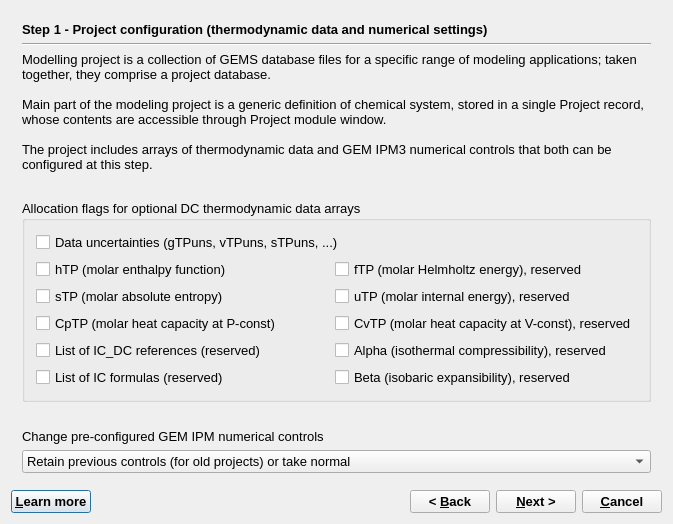
<?xml version="1.0" encoding="UTF-8"?>
<ui version="4.0">
 <class>ProjectWizardData</class>
 <widget class="QDialog" name="ProjectWizardData">
  <property name="windowModality">
   <enum>Qt::WindowModal</enum>
  </property>
  <property name="geometry">
   <rect>
    <x>0</x>
    <y>0</y>
    <width>673</width>
    <height>524</height>
   </rect>
  </property>
  <property name="font">
   <font>
    <pointsize>10</pointsize>
   </font>
  </property>
  <property name="windowTitle">
   <string>GEM-Selektor Project</string>
  </property>
  <layout class="QVBoxLayout" name="verticalLayout_4">
   <item>
    <widget class="QStackedWidget" name="stackedWidget">
     <property name="mouseTracking">
      <bool>false</bool>
     </property>
     <property name="acceptDrops">
      <bool>false</bool>
     </property>
     <property name="autoFillBackground">
      <bool>false</bool>
     </property>
     <property name="frameShape">
      <enum>QFrame::NoFrame</enum>
     </property>
     <property name="frameShadow">
      <enum>QFrame::Plain</enum>
     </property>
     <property name="currentIndex">
      <number>0</number>
     </property>
     <widget class="QWidget" name="page">
      <layout class="QVBoxLayout" name="verticalLayout">
       <item>
        <widget class="QLabel" name="pageName">
         <property name="sizePolicy">
          <sizepolicy hsizetype="Preferred" vsizetype="Fixed">
           <horstretch>0</horstretch>
           <verstretch>0</verstretch>
          </sizepolicy>
         </property>
         <property name="font">
          <font>
           <weight>75</weight>
           <bold>true</bold>
          </font>
         </property>
         <property name="text">
          <string>Step 1 - Project configuration (thermodynamic data and numerical settings)</string>
         </property>
        </widget>
       </item>
       <item>
        <widget class="Line" name="line">
         <property name="orientation">
          <enum>Qt::Horizontal</enum>
         </property>
        </widget>
       </item>
       <item>
        <widget class="QLabel" name="textLabel12">
         <property name="text">
          <string>Modelling project is a collection of GEMS database files for a specific range of modeling applications; taken together, they comprise a project database.

Main part of the modeling project is a generic definition of chemical system, stored in a single Project record, whose contents are accessible through Project module window.

The project includes arrays of thermodynamic data and GEM IPM3 numerical controls that both can be configured at this step.</string>
         </property>
         <property name="alignment">
          <set>Qt::AlignVCenter</set>
         </property>
         <property name="wordWrap">
          <bool>true</bool>
         </property>
        </widget>
       </item>
       <item>
        <spacer name="verticalSpacer">
         <property name="orientation">
          <enum>Qt::Vertical</enum>
         </property>
         <property name="sizeHint" stdset="0">
          <size>
           <width>20</width>
           <height>0</height>
          </size>
         </property>
        </spacer>
       </item>
       <item>
        <widget class="QGroupBox" name="groupBox">
         <property name="title">
          <string>Allocation flags for optional DC thermodynamic data arrays</string>
         </property>
         <layout class="QGridLayout" name="gridLayout">
          <item row="0" column="0" colspan="2">
           <widget class="QCheckBox" name="pTPptv_un">
            <property name="text">
             <string>Data uncertainties (gTPuns, vTPuns, sTPuns, ...)</string>
            </property>
           </widget>
          </item>
          <item row="1" column="0">
           <widget class="QCheckBox" name="pTPptv_2">
            <property name="text">
             <string>hTP (molar enthalpy function)</string>
            </property>
           </widget>
          </item>
          <item row="1" column="1">
           <widget class="QCheckBox" name="pTPptv_10">
            <property name="text">
             <string>fTP (molar Helmholtz energy), reserved</string>
            </property>
           </widget>
          </item>
          <item row="2" column="0">
           <widget class="QCheckBox" name="pTPptv_4">
            <property name="text">
             <string>sTP (molar absolute entropy)</string>
            </property>
           </widget>
          </item>
          <item row="2" column="1">
           <widget class="QCheckBox" name="pTPptv_11">
            <property name="text">
             <string>uTP (molar internal energy), reserved</string>
            </property>
           </widget>
          </item>
          <item row="3" column="0">
           <widget class="QCheckBox" name="pTPptv_6">
            <property name="text">
             <string>CpTP (molar heat capacity at P-const)</string>
            </property>
           </widget>
          </item>
          <item row="3" column="1">
           <widget class="QCheckBox" name="pTPptv_12">
            <property name="text">
             <string>CvTP (molar heat capacity at V-const), reserved</string>
            </property>
           </widget>
          </item>
          <item row="4" column="0">
           <widget class="QCheckBox" name="pMSpmv4">
            <property name="text">
             <string>List of IC_DC references (reserved)</string>
            </property>
           </widget>
          </item>
          <item row="4" column="1">
           <widget class="QCheckBox" name="pTPptv_13">
            <property name="text">
             <string>Alpha (isothermal compressibility), reserved</string>
            </property>
           </widget>
          </item>
          <item row="5" column="0">
           <widget class="QCheckBox" name="pMSpmv6">
            <property name="text">
             <string>List of IC formulas (reserved)</string>
            </property>
           </widget>
          </item>
          <item row="5" column="1">
           <widget class="QCheckBox" name="pTPptv_14">
            <property name="text">
             <string>Beta (isobaric expansibility), reserved</string>
            </property>
           </widget>
          </item>
         </layout>
        </widget>
       </item>
       <item>
        <spacer name="verticalSpacer_2">
         <property name="orientation">
          <enum>Qt::Vertical</enum>
         </property>
         <property name="sizeHint" stdset="0">
          <size>
           <width>20</width>
           <height>1</height>
          </size>
         </property>
        </spacer>
       </item>
       <item>
        <widget class="QLabel" name="label_2">
         <property name="text">
          <string>Change pre-configured GEM IPM numerical controls</string>
         </property>
        </widget>
       </item>
       <item>
        <widget class="QComboBox" name="pTaskType">
         <item>
          <property name="text">
           <string>Retain previous controls (for old projects) or take normal</string>
          </property>
         </item>
         <item>
          <property name="text">
           <string>Restore normal (standard) variant for fast convergence</string>
          </property>
         </item>
         <item>
          <property name="text">
           <string>Variant for aquatic systems with moderate non-ideality</string>
          </property>
         </item>
         <item>
          <property name="text">
           <string>Variant for aquatic systems with SCMs in sorption phases</string>
          </property>
         </item>
         <item>
          <property name="text">
           <string>Variant for fluid-rock systems with highly non-ideal phases</string>
          </property>
         </item>
         <item>
          <property name="text">
           <string>Variant of strict settings for highest accuracy (may be slow)</string>
          </property>
         </item>
         <item>
          <property name="text">
           <string>Variant of strict settings for reactive mass transport (with SCM)</string>
          </property>
         </item>
        </widget>
       </item>
      </layout>
     </widget>
     <widget class="QWidget" name="page_2">
      <layout class="QVBoxLayout" name="verticalLayout_3">
       <item>
        <widget class="QLabel" name="label">
         <property name="sizePolicy">
          <sizepolicy hsizetype="Preferred" vsizetype="Fixed">
           <horstretch>0</horstretch>
           <verstretch>0</verstretch>
          </sizepolicy>
         </property>
         <property name="font">
          <font>
           <weight>75</weight>
           <bold>true</bold>
          </font>
         </property>
         <property name="text">
          <string>Step 2 - Project configuration (units of measurement)</string>
         </property>
        </widget>
       </item>
       <item>
        <widget class="Line" name="line_2">
         <property name="orientation">
          <enum>Qt::Horizontal</enum>
         </property>
        </widget>
       </item>
       <item>
        <widget class="QGroupBox" name="groupBox_3">
         <property name="sizePolicy">
          <sizepolicy hsizetype="Minimum" vsizetype="Minimum">
           <horstretch>0</horstretch>
           <verstretch>0</verstretch>
          </sizepolicy>
         </property>
         <property name="title">
          <string>Units if measurement (no need to change in this version of GEM-Selektor) </string>
         </property>
         <layout class="QGridLayout" name="_2">
          <item row="0" column="0">
           <widget class="QComboBox" name="pPunE">
            <property name="enabled">
             <bool>false</bool>
            </property>
            <property name="sizePolicy">
             <sizepolicy hsizetype="Fixed" vsizetype="Fixed">
              <horstretch>0</horstretch>
              <verstretch>0</verstretch>
             </sizepolicy>
            </property>
            <property name="minimumSize">
             <size>
              <width>180</width>
              <height>0</height>
             </size>
            </property>
            <item>
             <property name="text">
              <string>j     J/mol(/K) </string>
             </property>
            </item>
            <item>
             <property name="text">
              <string>c    cal/mol(/K)</string>
             </property>
            </item>
            <item>
             <property name="text">
              <string>J     kJ/mol(/K)</string>
             </property>
            </item>
            <item>
             <property name="text">
              <string>C    kcal/mol(/K)</string>
             </property>
            </item>
            <item>
             <property name="text">
              <string>N   Normalized</string>
             </property>
            </item>
           </widget>
          </item>
          <item row="0" column="1">
           <widget class="QLabel" name="textLabel1_2_3">
            <property name="text">
             <string>Energy  (default: j, Joules)</string>
            </property>
            <property name="wordWrap">
             <bool>false</bool>
            </property>
            <property name="buddy">
             <cstring>pPunE</cstring>
            </property>
           </widget>
          </item>
          <item row="1" column="0">
           <widget class="QComboBox" name="pPunV">
            <property name="enabled">
             <bool>false</bool>
            </property>
            <property name="sizePolicy">
             <sizepolicy hsizetype="Fixed" vsizetype="Fixed">
              <horstretch>0</horstretch>
              <verstretch>0</verstretch>
             </sizepolicy>
            </property>
            <property name="minimumSize">
             <size>
              <width>180</width>
              <height>0</height>
             </size>
            </property>
            <item>
             <property name="text">
              <string>j    J/bar  = 0.1 cm3/mol</string>
             </property>
            </item>
            <item>
             <property name="text">
              <string>a   cal/bar</string>
             </property>
            </item>
            <item>
             <property name="text">
              <string>m   cm3/mol</string>
             </property>
            </item>
           </widget>
          </item>
          <item row="1" column="1">
           <widget class="QLabel" name="textLabel1_2_3_2">
            <property name="text">
             <string>Volume  (default:  j, Joules per bar)</string>
            </property>
            <property name="wordWrap">
             <bool>false</bool>
            </property>
            <property name="buddy">
             <cstring>pPunV</cstring>
            </property>
           </widget>
          </item>
          <item row="2" column="0">
           <widget class="QComboBox" name="pPunP">
            <property name="enabled">
             <bool>false</bool>
            </property>
            <property name="sizePolicy">
             <sizepolicy hsizetype="Fixed" vsizetype="Fixed">
              <horstretch>0</horstretch>
              <verstretch>0</verstretch>
             </sizepolicy>
            </property>
            <property name="minimumSize">
             <size>
              <width>180</width>
              <height>0</height>
             </size>
            </property>
            <item>
             <property name="text">
              <string>b    bar  = 10^5 Pa</string>
             </property>
            </item>
            <item>
             <property name="text">
              <string>B    kbar (kilobar)</string>
             </property>
            </item>
            <item>
             <property name="text">
              <string>p    Pa  (Pascal)</string>
             </property>
            </item>
            <item>
             <property name="text">
              <string>P    MPa  = 10^6 Pa  </string>
             </property>
            </item>
            <item>
             <property name="text">
              <string>A    atm (=1.013 bar)</string>
             </property>
            </item>
           </widget>
          </item>
          <item row="2" column="1">
           <widget class="QLabel" name="textLabel1_2_3_2_3">
            <property name="text">
             <string>Pressure  (default: b, bars)</string>
            </property>
            <property name="wordWrap">
             <bool>false</bool>
            </property>
            <property name="buddy">
             <cstring>pPunP</cstring>
            </property>
           </widget>
          </item>
          <item row="3" column="0">
           <widget class="QComboBox" name="pPunT">
            <property name="enabled">
             <bool>false</bool>
            </property>
            <property name="minimumSize">
             <size>
              <width>180</width>
              <height>0</height>
             </size>
            </property>
            <item>
             <property name="text">
              <string>C   Celsius  </string>
             </property>
            </item>
            <item>
             <property name="text">
              <string>K   Kelvin</string>
             </property>
            </item>
            <item>
             <property name="text">
              <string>F   Fahrenheit</string>
             </property>
            </item>
           </widget>
          </item>
          <item row="3" column="1">
           <widget class="QLabel" name="textLabel1_2_3_2_2">
            <property name="frameShape">
             <enum>QFrame::NoFrame</enum>
            </property>
            <property name="frameShadow">
             <enum>QFrame::Plain</enum>
            </property>
            <property name="text">
             <string>Temperature  (default: C, centigrade)</string>
            </property>
            <property name="wordWrap">
             <bool>false</bool>
            </property>
            <property name="buddy">
             <cstring>pPunT</cstring>
            </property>
           </widget>
          </item>
         </layout>
        </widget>
       </item>
       <item>
        <widget class="QGroupBox" name="groupBox_2">
         <property name="title">
          <string>After you click &quot;Finish&quot;:</string>
         </property>
         <layout class="QVBoxLayout" name="verticalLayout_2">
          <item>
           <widget class="QLabel" name="textLabel13">
            <property name="text">
             <string>(1) The modeling project will be opened; GEMS goes into the Equilibria Calculation mode.</string>
            </property>
            <property name="alignment">
             <set>Qt::AlignVCenter</set>
            </property>
            <property name="wordWrap">
             <bool>true</bool>
            </property>
           </widget>
          </item>
          <item>
           <widget class="QLabel" name="textLabel13_2">
            <property name="text">
             <string>(3) Upon entering the Equilibria Calculation mode, the project configuration will be saved in a Projec record in the project folder.</string>
            </property>
            <property name="alignment">
             <set>Qt::AlignVCenter</set>
            </property>
            <property name="wordWrap">
             <bool>true</bool>
            </property>
           </widget>
          </item>
          <item>
           <widget class="QLabel" name="textLabel13_3">
            <property name="text">
             <string>(2) More settings can be changed in the Project module window; this will affect newly created records only. Save the Project record for changes to be effective in the next project session.</string>
            </property>
            <property name="alignment">
             <set>Qt::AlignVCenter</set>
            </property>
            <property name="wordWrap">
             <bool>true</bool>
            </property>
           </widget>
          </item>
         </layout>
        </widget>
       </item>
      </layout>
     </widget>
    </widget>
   </item>
   <item>
    <layout class="QHBoxLayout">
     <item>
      <widget class="QPushButton" name="pHelp">
       <property name="font">
        <font>
         <weight>75</weight>
         <bold>true</bold>
        </font>
       </property>
       <property name="text">
        <string>&amp;Learn more</string>
       </property>
       <property name="shortcut">
        <string>F1</string>
       </property>
      </widget>
     </item>
     <item>
      <spacer>
       <property name="orientation">
        <enum>Qt::Horizontal</enum>
       </property>
       <property name="sizeHint" stdset="0">
        <size>
         <width>40</width>
         <height>20</height>
        </size>
       </property>
      </spacer>
     </item>
     <item>
      <widget class="QPushButton" name="pBack">
       <property name="font">
        <font>
         <weight>75</weight>
         <bold>true</bold>
        </font>
       </property>
       <property name="text">
        <string>&lt; &amp;Back</string>
       </property>
      </widget>
     </item>
     <item>
      <widget class="QPushButton" name="pNext">
       <property name="font">
        <font>
         <weight>75</weight>
         <bold>true</bold>
        </font>
       </property>
       <property name="text">
        <string>&amp;Next &gt;</string>
       </property>
      </widget>
     </item>
     <item>
      <widget class="QPushButton" name="pCancel">
       <property name="font">
        <font>
         <weight>75</weight>
         <bold>true</bold>
        </font>
       </property>
       <property name="text">
        <string>&amp;Cancel</string>
       </property>
      </widget>
     </item>
    </layout>
   </item>
  </layout>
 </widget>
 <layoutdefault spacing="6" margin="11"/>
 <tabstops>
  <tabstop>pTPptv_un</tabstop>
  <tabstop>pTPptv_2</tabstop>
  <tabstop>pTPptv_4</tabstop>
  <tabstop>pTPptv_6</tabstop>
  <tabstop>pMSpmv4</tabstop>
  <tabstop>pMSpmv6</tabstop>
  <tabstop>pTPptv_10</tabstop>
  <tabstop>pTPptv_11</tabstop>
  <tabstop>pTPptv_12</tabstop>
  <tabstop>pTPptv_13</tabstop>
  <tabstop>pTPptv_14</tabstop>
  <tabstop>pTaskType</tabstop>
  <tabstop>pHelp</tabstop>
  <tabstop>pBack</tabstop>
  <tabstop>pNext</tabstop>
  <tabstop>pCancel</tabstop>
  <tabstop>pPunE</tabstop>
  <tabstop>pPunV</tabstop>
  <tabstop>pPunP</tabstop>
  <tabstop>pPunT</tabstop>
 </tabstops>
 <resources/>
 <connections>
  <connection>
   <sender>pCancel</sender>
   <signal>clicked()</signal>
   <receiver>ProjectWizardData</receiver>
   <slot>reject()</slot>
   <hints>
    <hint type="sourcelabel">
     <x>587</x>
     <y>518</y>
    </hint>
    <hint type="destinationlabel">
     <x>317</x>
     <y>270</y>
    </hint>
   </hints>
  </connection>
 </connections>
</ui>
